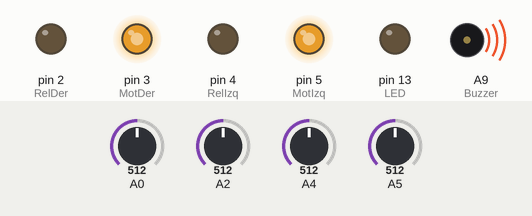
The sketch below on a simulated Arduino Mega 2560, built with avr-gcc and run on an emulated ATmega2560. Shown: output pins drawn as LEDs (lit = HIGH), buzzer (waves = sounding, pin HIGH). Dashed ring = blinking. The test bench sets the inputs (shaded band); at power-on: A0 = 512, A4 = 512, A2 = 512, A5 = 512.

Above: at 1.2 s.
1.3 s: A0 set to 140
At 2.6 s:
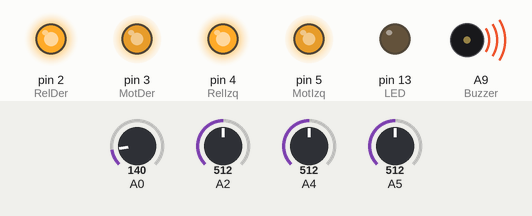
4.3 s: A0 set to 160
At 6.7 s:
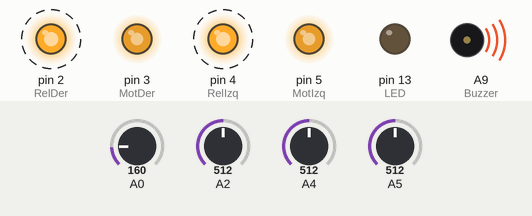
7.3 s: A4 set to 83
10.3 s: A4 set to 72
At 11.74 s:
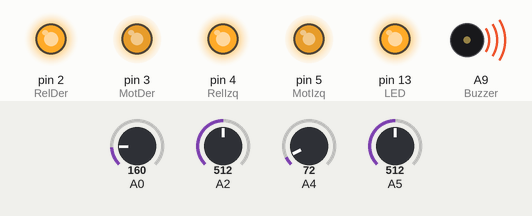
13.3 s: A4 set to 90
At 13.79 s:
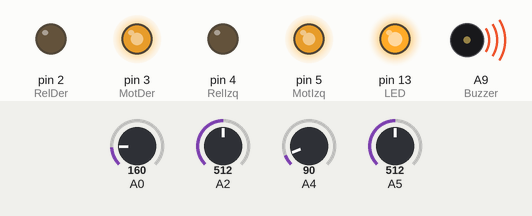
16.3 s: A4 set to 70
At 17.2 s:
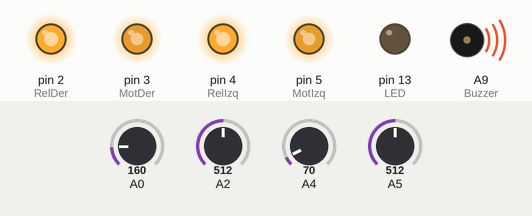
Timing chart, 0 to 20.3 s (numbered marks = the images above; inputs shaded):
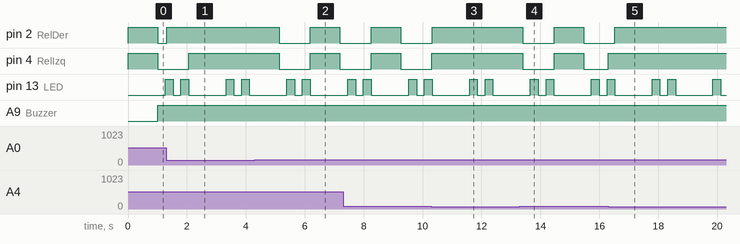

The sketch:

CarroMega2.ino
```cpp
//Arduino Mega
//La Velocidad se tuvo que partir en dos Bytes porque el puerto serial
//en .NET se enreda por encima del ascii 127

//Sonares en A0 y A1
//Sensor infrarojo rueda delantera: A3


const int RelDer =  2;
const int MotDer =  3;
const int RelIzq =  4;
const int MotIzq =  5;
const int LED =  13;
const int Buzzer =  A9;


//---------------------------------------------Variables------------------------
int Milis;
int Pos;int Pos2;
int Cont=0;
String Comando;
byte Estado[10];
byte VelIzq;byte VelDer;
byte PosServo=100;
int SonarIzq;int SonarDer;int SonarCen;
int SumSonarIzq;int SumSonarDer;int SumSonarCen;
int Tacom; int ContTacom; int TacomAnt;int SumTacom;


//---------------------------------------------SETUP------------------------
void setup() {
  Serial.begin(9600);
  Serial1.begin(9600);
  analogReference(INTERNAL1V1);
  digitalWrite(LED,LOW);
  pinMode(LED,OUTPUT);
  pinMode(RelDer,OUTPUT);
  pinMode(MotDer,OUTPUT);
  pinMode(RelIzq,OUTPUT);
  pinMode(MotIzq,OUTPUT);
  pinMode(Buzzer,OUTPUT);
  Comando="";

  digitalWrite(MotIzq,LOW);
  digitalWrite(Buzzer,LOW);
  TacomAnt=1;
  VelIzq=200;
  VelDer=200;
  analogWrite(MotIzq,VelIzq);
  analogWrite(MotDer,VelDer);


}
//---------------------------------------------LOOP------------------------
void loop() {
   //delay(2);

   Milis=millis();

    Cont++;
    if (Cont %500==0) {
   //     EnviaEstado();
        digitalWrite(LED,!digitalRead(LED));
        }
        //--------------Saca promedio de los sonares y tacometro
    if (Cont %10==0) {
        SonarIzq=SumSonarIzq/10;
        SonarDer=SumSonarDer/10;
        SonarCen=SumSonarCen/10;
        Tacom=SumTacom/10;
        SumSonarIzq=0;
        SumSonarDer=0;
        SumSonarCen=0;
        SumTacom=0;
        if ((Tacom>4) && (TacomAnt==0)){ ContTacom=0;TacomAnt=1;}
        if ((Tacom<5) && (TacomAnt==1)){ ContTacom=0;TacomAnt=0;}
        }

       if (Cont==30000){Cont=0;}


     while (Serial1.available()){        //---------------Lee Serial------------
         char LetraIn = Serial1.read();
         Comando=Comando+LetraIn;
         }

       SumSonarIzq+=analogRead(A0);
       SumSonarDer+=analogRead(A4);
       SumSonarCen+=analogRead(A5);
       SumTacom+=analogRead(A2);

      ContTacom++;
       if (ContTacom>2000){
            digitalWrite(RelIzq,HIGH);
            digitalWrite(RelDer,HIGH);
            Serial1.println("1a");
            delay(1000);
            Serial1.println("1b");
            ContTacom=0;    }
       else{
            if ((SonarCen<80)&& (SonarIzq<80)&&(SonarDer<80)) {
                digitalWrite(RelIzq,HIGH);
                digitalWrite(RelDer,HIGH);
                Serial1.println("2a");
                delay(1000);
                Serial1.println("2b");
                SonarIzq=200;
                SonarCen=200;
                SonarDer=200;}
             else{
                if ((SonarIzq<150)) {
                     digitalWrite(RelDer,HIGH); }
                else{
                    if ((SonarDer<80)) {
                         digitalWrite(RelIzq,HIGH); }
                    else{
                        if ((SonarCen<80)) {
                             digitalWrite(RelDer,HIGH); }
                        else{
                            digitalWrite(RelIzq,LOW);
                            digitalWrite(RelDer,LOW);
                            }
                        }
                    }
                }
           }


      if (Tacom>5){
         digitalWrite(Buzzer,HIGH); }
      else{
         digitalWrite(Buzzer,LOW);  }


      if(Comando.indexOf("ARD")>=0){      //Rel Der
   //      digitalWrite(RelDer,HIGH);
         Estado[2]=1;
         Comando=Comando.substring(3);
         }

     } //Fin del Main


 void EnviaEstado(){     //------------Envia Estado--------------------
   int K;
   Serial1.print("INI;");
//   for (K=1;K<=4;K++){
//     Serial1.print(Estado[K]);
//     Serial1.print(";");
//     }
   Serial1.print(ContTacom);
   Serial1.print(";");
   Serial1.print(TacomAnt);
   Serial1.print(";");
   Serial1.print(SonarDer);
   Serial1.print(";");
   Serial1.print(SonarCen);
   Serial1.print(";");
   Serial1.print(Tacom);
   Serial1.print(";");
   Serial1.println();

 //   Serial.println();

 }
```

Measured:
- the behaviour switches between 149 and 150 on A0 (found by bisection; images 1 and 2)
- the behaviour switches between 80 and 79 on A4 (found by bisection; images 2 and 3)
- after the input at 1.3 s, pin 4 (RelIzq): goes on until 2.1 s, then stays HIGH
- after the input at 4.3 s, pin 2 (RelDer), pin 4 (RelIzq): HIGH → LOW after 0.83 s, → HIGH 1.1 s later, → LOW 1.0 s later
- after the input at 10.3 s, pin 2 (RelDer), pin 4 (RelIzq): goes on until 10.3 s, then stays HIGH
- after the input at 13.3 s, pin 2 (RelDer), pin 4 (RelIzq): HIGH → LOW after 0.10 s, → HIGH 1.1 s later, → LOW 1.0 s later
- after the input at 16.3 s, pin 2 (RelDer): goes on until 16.5 s, then stays HIGH
